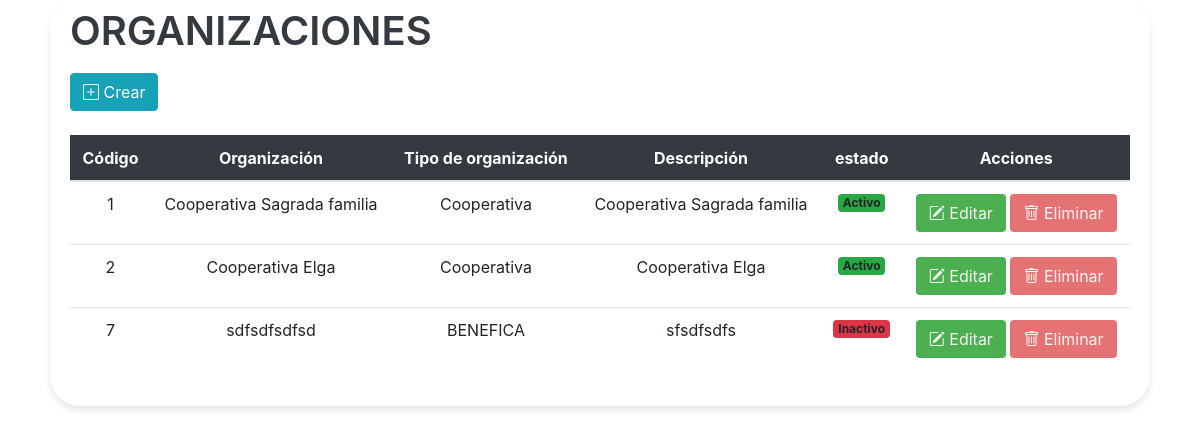
Before: /vistas/Mantenimiento_Organizaciones.php with the older database file.
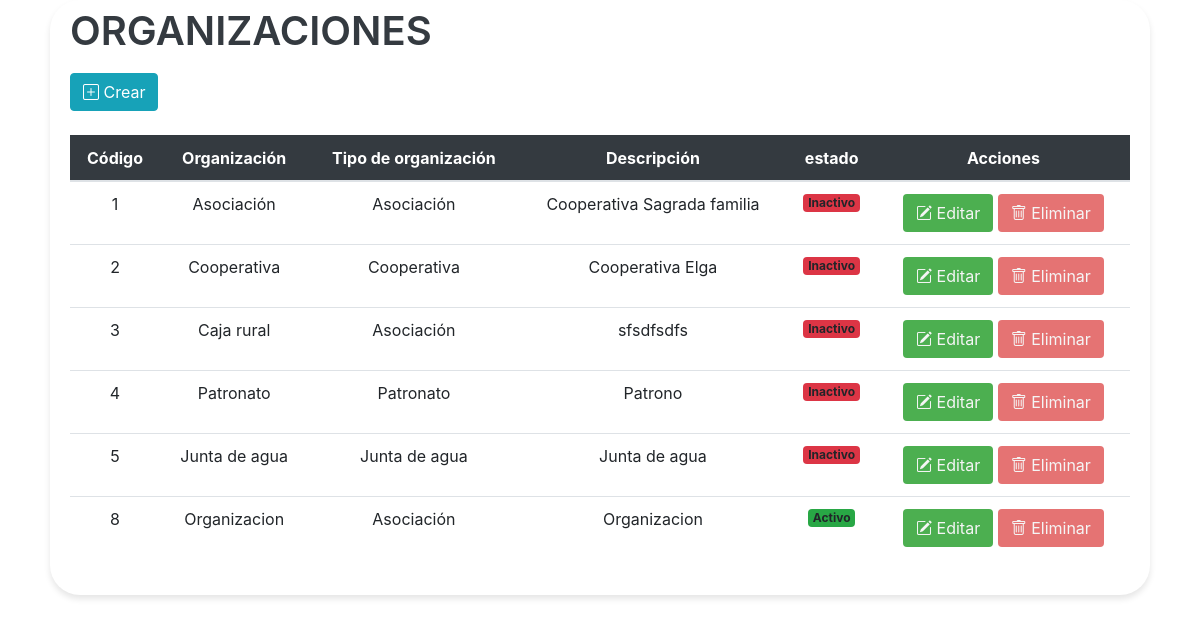
After: the same page with the newer database file.
### tables this page shows
CREATE TABLE `tbl_organizaciones` (
  `id_organizacion` bigint(20) NOT NULL,
  `organizacion` varchar(255) DEFAULT NULL,
  `id_tipo_organizacion` bigint(20) DEFAULT NULL,
  `descripcion` text DEFAULT NULL,
  `creado_por` varchar(255) DEFAULT NULL,
  `fecha_creacion` timestamp NOT NULL DEFAULT current_timestamp(),
  `modificado_por` varchar(255) DEFAULT NULL,
  `fecha_modificacion` timestamp NOT NULL DEFAULT current_timestamp() ON UPDATE current_timestamp(),
  `estado` enum('A','I') DEFAULT NULL
);

CREATE TABLE `tbl_tipo_organizacion` (
  `id_tipo_organizacion` bigint(20) NOT NULL,
  `tipo_organizacion` varchar(255) DEFAULT NULL,
  `descripcion` text DEFAULT NULL,
  `creado_por` varchar(255) DEFAULT NULL,
  `fecha_creacion` timestamp NOT NULL DEFAULT current_timestamp() ON UPDATE current_timestamp(),
  `modificado_por` varchar(255) DEFAULT NULL,
  `fecha_modificacion` timestamp NOT NULL DEFAULT current_timestamp() ON UPDATE current_timestamp(),
  `estado` enum('A','I') DEFAULT 'A'
);

### vistas/Mantenimiento_Organizaciones.php (the view, shortened to what this page needs)
<link href="https://cdn.jsdelivr.net/npm/bootstrap-icons@1.10.0/font/bootstrap-icons.css" rel="stylesheet">
<link rel="stylesheet" href="assets/css/estilos.css">
    <link rel="stylesheet" href="https://cdnjs.cloudflare.com/ajax/libs/twitter-bootstrap/4.1.3/css/bootstrap.css">
    <link rel="stylesheet" href="https://cdn.datatables.net/1.10.20/css/dataTables.bootstrap4.min.css">
<div class="containertable">
    <div class="d-flex justify-content-between align-items-end mb-4">
        <div>
            <h1 class="poppins-font mb-2">ORGANIZACIONES</h1>
            <br>
            <a href="#" data-bs-toggle="modal" data-bs-target="#modalForm" class="btn btn-info">
                <i class="bi bi-plus-square icono-grande"></i> Crear
            </a>
        </div>
    </div>
    <div class="table-responsive">
    <table id="tablax" class="table table-hover">
            <thead class="table-dark text-center" style="background-color: #343A40;">
                <tr>
                    <th scope="col">Código</th>
                    <th scope="col">Organización</th>
                    <th scope="col">Tipo de organización</th>
                    <th scope="col">Descripción</th>
                    <th scope="col">estado</th>
                    <th scope="col">Acciones</th>
                </tr>
            </thead>
            <tbody class="text-center">
                <?php
                include "../php/conexion_be.php";
                $sql = $conexion->query("SELECT o.id_organizacion, o.organizacion, o.descripcion , o.estado ,t.tipo_organizacion AS tipo_organizacion
                FROM tbl_organizaciones o
                INNER JOIN tbl_tipo_organizacion t ON o.id_tipo_organizacion = t.id_tipo_organizacion;
                ");
                while ($datos = $sql->fetch_object()) { ?>
                    <tr>
                        <td><?= $datos->id_organizacion ?></td>
                        <td><?= $datos->organizacion ?></td>
                        <td><?= $datos->tipo_organizacion ?></td>
                        <td><?= $datos->descripcion ?></td>
                        <td><?php
                            if ($datos->estado == "A") {
                                echo '<span class="badge bg-success">Activo</span>';
                            } else {
                                echo '<span class="badge bg-danger">Inactivo</span>';
                            }
                            ?></td>
                        <td>
                            <button type="button" class="btn btn-editar" data-toggle="modal" data-target="#modalEditar" onclick="abrirModalEditar
                             ('<?= $datos->id_organizacion ?>', '<?= $datos->organizacion ?>', '<?= $datos->id_tipo_organizacion ?>', '<?= $datos->descripcion ?>','<?= $datos->estado ?>')">
                                <i class="bi bi-pencil-square"></i>
                                Editar
                            </button>
                            <form id="deleteForm" method="POST" action="modelos/eliminar_organizaciones.php" style="display: inline;">
                                <button type="submit" class="btn btn-eliminar">
                                    <i class="bi bi-trash"></i>
                                    Eliminar
                                </button>
                            </form>
                        </td>
                    </tr>
                <?php }
                ?>
            </tbody>
        </table>
    </div>
</div>

Changed rows visible on the page:
removed tbl_organizaciones: id_organizacion "7", organizacion "sdfsdfsdfsd", id_tipo_organizacion.tipo_organizacion "BENEFICA", descripcion "sfsdfsdfs", estado "Inactivo"
changed tbl_organizaciones "Cooperativa Sagrada familia": organizacion "Cooperativa Sagrada familia" → "Asociación"; id_tipo_organizacion.tipo_organizacion "Cooperativa" → "Asociación"; estado "Activo" → "Inactivo"
changed tbl_organizaciones "Cooperativa": organizacion "Cooperativa Elga" → "Cooperativa"; estado "Activo" → "Inactivo"
added tbl_organizaciones: id_organizacion "3", organizacion "Caja rural", id_tipo_organizacion.tipo_organizacion "Asociación", descripcion "sfsdfsdfs", estado "Inactivo"
added tbl_organizaciones: id_organizacion "4", organizacion "Patronato", id_tipo_organizacion.tipo_organizacion "Patronato", descripcion "Patrono", estado "Inactivo"
added tbl_organizaciones: id_organizacion "5", organizacion "Junta de agua", id_tipo_organizacion.tipo_organizacion "Junta de agua", descripcion "Junta de agua", estado "Inactivo"
added tbl_organizaciones: id_organizacion "8", organizacion "Organizacion", id_tipo_organizacion.tipo_organizacion "Asociación", descripcion "Organizacion", estado "Activo"
